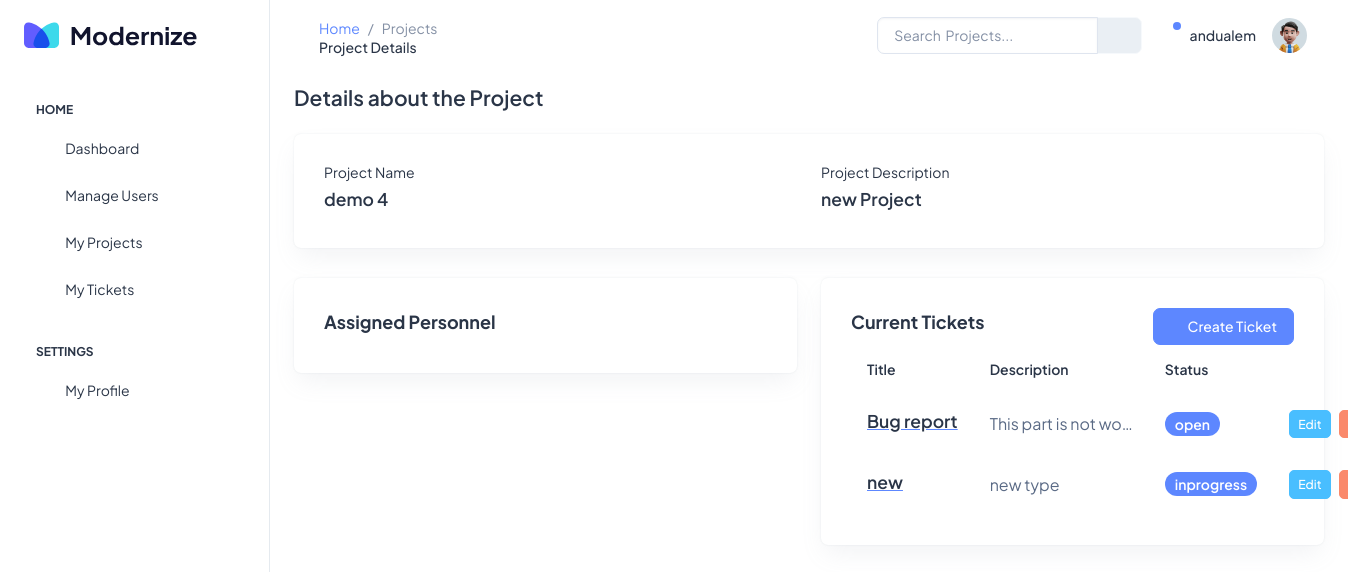
Page /projects/6/details on the committed database.
### projects/models.py (models this page shows, shortened)
class Project(models.Model):
    name = models.CharField(max_length=200, blank=False)
    description = models.TextField()
    email = models.EmailField()

### tickets/models.py (models this page shows)
class Ticket(models.Model):
    ORDER_STATUS = (
        ("new", "new"),
        ("open", "open"),
        ("inprogress", "inprogress"),
        ("resolved", "resolved"),
        ("additional information required", "additional information required"),
    )
    title = models.CharField(max_length=200)
    description = models.TextField()
    created_at = models.DateTimeField(auto_now_add=True)
    updated_at = models.DateTimeField(auto_now=True)
    status = models.CharField(max_length=40, choices=ORDER_STATUS)
    project = models.ForeignKey(to=Project, on_delete=models.CASCADE)

### projects/views.py (the view)
class ProjectDetailView(DetailView):
    template_name = "projects/detail_project.html"
    model = Project
    context_object_name = "project"
    def get_context_data(self, **kwargs):
        context = super().get_context_data(**kwargs)
        context["tickets"] = Ticket.objects.filter(project=context["project"])
        return context

### projects/templates/projects/detail_project.html (shortened to what this page needs)
{% extends 'base.html' %}
{% load static %}
{% block title %} Projects {% endblock title %}
{% block subtitle %} Project Details {% endblock subtitle %}
{% block content %}
<div class="row">
    <div class="col-12">
        <h4 class="fw-semibold mb-4">Details about the Project</h4>
        <div class="card">
            <div class="card-body">
                <div class="row">
                    <div class="col-md-6">
                        <h6 class="fw-normal mb-2">Project Name</h6>
                        <h5 class="fw-semibold">{{project.name}}</h5>
                    </div>
                    <div class="col-md-6">
                        <h6 class="fw-normal mb-2">Project Description</h6>
                        <h5 class="fw-semibold">{{project.description}}</h5>
                    </div>
                </div>
            </div>
        </div>
    </div>
    <div class="col">
        <div class="row">
            <div class="col-md-6">
                <div class="card">
                    <div class="card-body">
                        <div class="card-title">
                            <strong>Assigned Personnel</strong>
                        </div>
                    </div>
                </div>
            </div>
            <div class="col-md-6">
                <div class="card">
                    <div class="card-body">
                        <div class="d-flex justify-content-between">
                            <div class="card-title">
                                <strong>Current Tickets</strong>
                            </div>
                            <a
                                href="{% url 'create_ticket' project.id%}"
                                class="btn btn-primary"
                            >
                                <span class="me-1">
                                    <i class="ti ti-circle-plus"></i> </span
                                >Create Ticket</a
                            >
                        </div>
                        <div>
                            <table class="table text-nowrap mb-0 align-middle">
                                <thead class="text-dark fs-4">
                                    <tr>
                                        <th class="border-bottom-0">
                                            <h6 class="fw-semibold mb-0">
                                                Title
                                            </h6>
                                        </th>
                                        <th class="border-bottom-0">
                                            <h6 class="fw-semibold mb-0">
                                                Description
                                            </h6>
                                        </th>
                                        <th class="border-bottom-0">
                                            <h6 class="fw-semibold mb-0">
                                                Status
                                            </h6>
                                        </th>
                                        <th
                                            class="border-bottom-0"
                                            style="width: 20%"
                                        ></th>
                                    </tr>
                                </thead>
                                <tbody>
                                    {% for ticket in project.ticket_set.all %}
                                    <tr>
                                        <td class="border-bottom-0">
                                            <a
                                                href="{% url 'ticket_detail' ticket.id%}"
                                            >
                                                <u
                                                    ><h5
                                                        class="fw-semibold mb-1"
                                                    >
                                                        {{ticket.title}}
                                                    </h5>
                                                </u>
                                            </a>
                                        </td>
                                        <td class="border-bottom-0">
                                            <p class="mb-0 fw-normal">
                                                {{ticket.description|truncatechars:20}}
                                            </p>
                                        </td>
                                        <td class="border-bottom-0">
                                            <div
                                                class="d-flex align-items-center gap-2"
                                            >
                                                <span
                                                    class="badge bg-primary rounded-3 fw-semibold"
                                                    >{{ticket.status}}</span
                                                >
                                            </div>
                                        </td>
                                        <td class="border-bottom-0">
                                            <div
                                                class="d-flex align-items-center justify-content-center gap-2"
                                            >
                                                <a
                                                    href="{% url 'update_ticket' ticket.id %}"
                                                    class="btn btn-secondary btn-sm"
                                                    >Edit</a
                                                >
                                                <button
                                                    class="btn btn-danger btn-sm"
                                                    data-bs-toggle="modal"
                                                    data-bs-target="#exampleModal"
                                                >
                                                </button>
                                            </div>
                                        </td>
                                    </tr>
                                    {% endfor %}
                                </tbody>
                            </table>
                        </div>
                    </div>
                </div>
            </div>
        </div>
    </div>
</div>
{% endblock content %}

### rows in the picture
Project: name "demo 4", description "new Project"
Ticket: title "Bug report", description "This part is not wo…", status "open"
Ticket: title "new", description "new type", status "inprogress"
